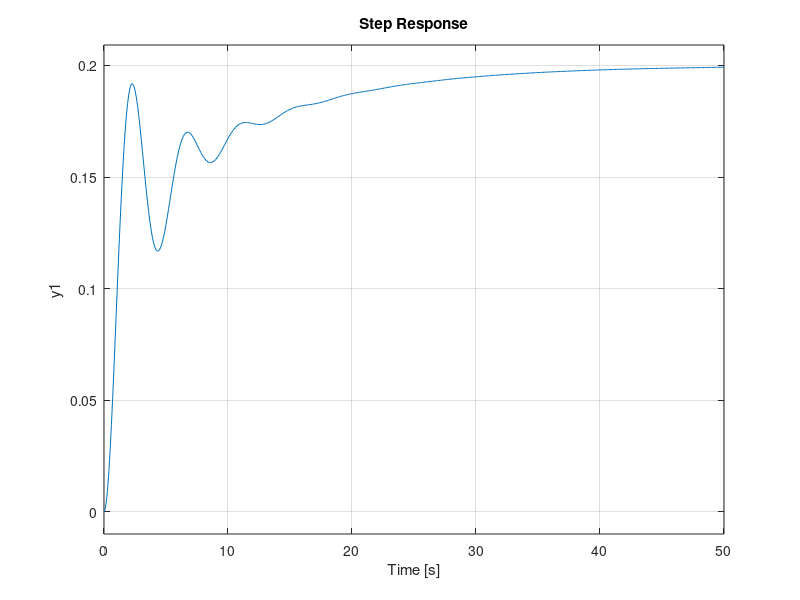
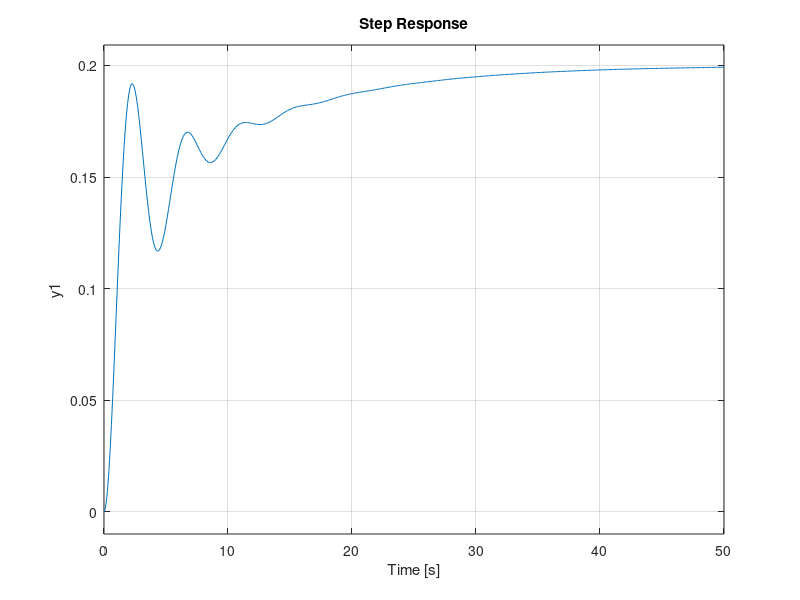
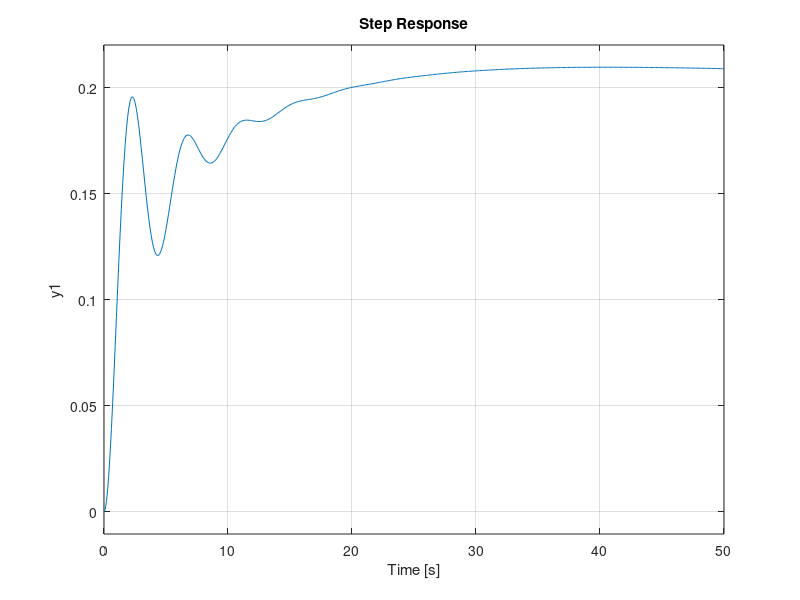
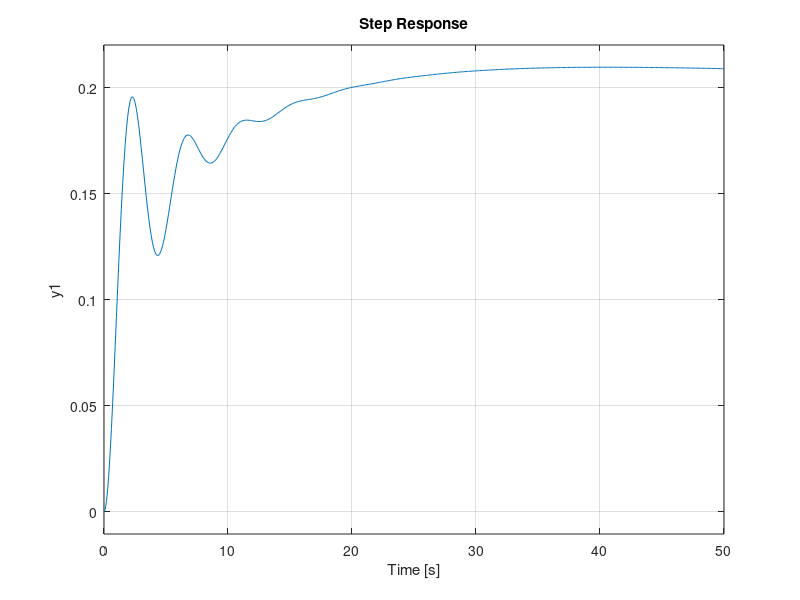

Write MATLAB code to recreate these figures, in order.
%% Transfer function
s = tf('s');
num = [1.151 0.1774];
den = [1 0.739 0.921 0];
P_pitch = tf(num,den)

%% P control
C = pid(1.1269);
T = feedback(C*P_pitch, 1);

t = 0:0.1:50;
step(0.2*T,t)
saveas(gcf, 'figures/4-closed-step-P.fig');
saveas(gcf, 'plots/4-closed-step-P.jpg');

%% PI control
C = pid(1.1268, 1.1268*0.02334)
T = feedback(C*P_pitch, 1);

t = 0:0.1:50;
step(0.2*T,t)
saveas(gcf, 'figures/5-closed-step-PI.fig');
saveas(gcf, 'plots/5-closed-step-PI.jpg');

%% PID control
C = pid(0.5241*2, 0.5241, 0.5241)
T = feedback(C*P_pitch, 1);

t = 0:0.1:50;
step(0.2*T,t)
saveas(gcf, 'figures/6-closed-step-PID.fig');
saveas(gcf, 'plots/6-closed-step-PID.jpg');

%% PID tuned
C = pid(1.74*(0.78+2.2), 1.74, 1.74*0.78*2.2);
T = feedback(C*P_pitch, 1);

t = 0:0.1:50;
step(0.2*T,t)